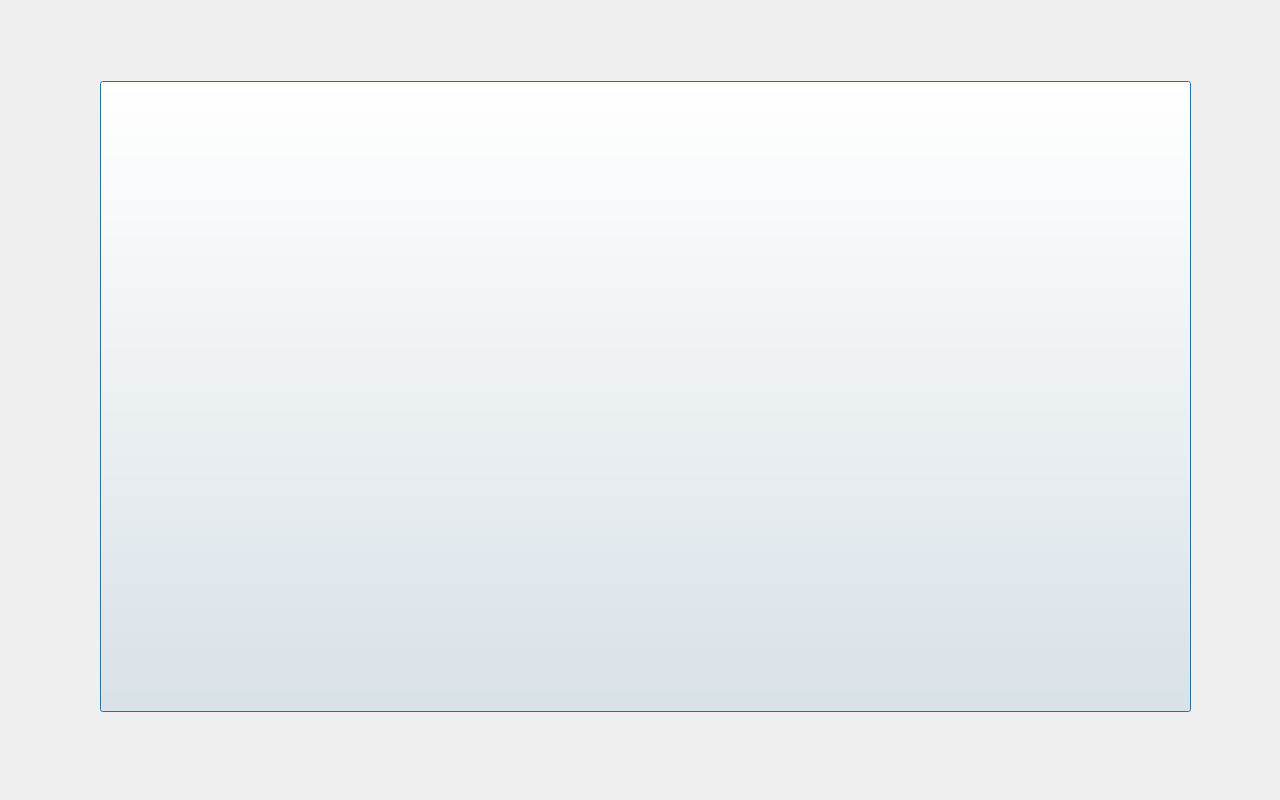
<?xml version="1.0" encoding="UTF-8"?>
<ui version="4.0">
 <class>ScreenSaverDialog</class>
 <widget class="QDialog" name="ScreenSaverDialog">
  <property name="geometry">
   <rect>
    <x>0</x>
    <y>0</y>
    <width>1280</width>
    <height>800</height>
   </rect>
  </property>
  <property name="windowTitle">
   <string>Dialog</string>
  </property>
  <widget class="QLabel" name="gifLabel">
   <property name="geometry">
    <rect>
     <x>0</x>
     <y>-1</y>
     <width>1280</width>
     <height>800</height>
    </rect>
   </property>
   <property name="text">
    <string/>
   </property>
   <property name="pixmap">
    <pixmap resource="stretcher3_res.qrc">:/screen_saver/Rk69.gif</pixmap>
   </property>
  </widget>
  <widget class="QPushButton" name="doneButton">
   <property name="geometry">
    <rect>
     <x>100</x>
     <y>81</y>
     <width>1091</width>
     <height>631</height>
    </rect>
   </property>
   <property name="text">
    <string/>
   </property>
  </widget>
 </widget>
 <resources>
  <include location="stretcher3_res.qrc"/>
 </resources>
 <connections/>
</ui>
